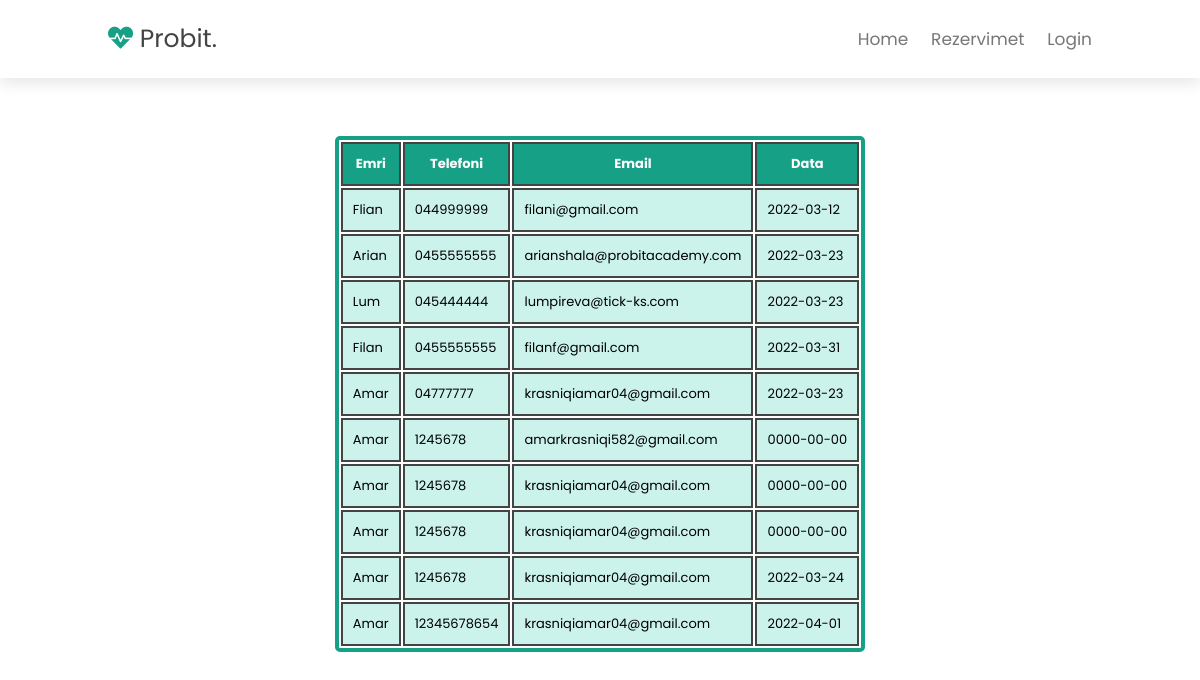
Page /rezervimet.php on the committed database.
### tables this page shows
CREATE TABLE `terminet` (
  `terminiid` int(11) NOT NULL,
  `emri` varchar(50) NOT NULL,
  `telefoni` varchar(20) DEFAULT NULL,
  `email` varchar(30) DEFAULT NULL,
  `dataterminit` date DEFAULT NULL
);

### inc/sqlFunctions.php (called while the page is built, shortened)
<?php
function connection()
{
    $dbcon = mysqli_connect('localhost', 'root', '', 'hospital');
    return $dbcon;
}
function merrRezervimet()
{
    $dbcon = connection();
    $sql = "SELECT * FROM terminet";
    $result = mysqli_query($dbcon, $sql);
    return $result;
}
?>

### rezervimet.php (the view, shortened to what this page needs)
<?php include_once 'inc/header.php' ;
?>
<br>
<section>
    <table id="table">
        <tr class="table-row">
            <th>Emri</th>
            <th>Telefoni</th>
            <th>Email</th>
            <th>Data</th>
        </tr>
        <?php
        $rezervimet = merrRezervimet();
        While ($rezervimi = mysqli_fetch_assoc($rezervimet)) :
        ?>
        <tr class="table-row">
            <td><?php echo $rezervimi['emri']?></td>
            <td><?php echo $rezervimi['telefoni']?></td>
            <td><?php echo $rezervimi['email']?></td>
            <td><?php echo $rezervimi['dataterminit']?></td>
            <?php endwhile; ?>
        </tr>
    </table>
</section>

### css/style.css (style rules this page uses)
:root { --green:#16a085; --black:#444; --light-color:#777; --box-shadow:.5rem .5rem 0 rgba(22, 160, 133, .2); --text-shadow:.4rem .4rem 0 rgba(0, 0, 0, .2); --border:.2rem solid var(--green); }
* { font-family: 'Poppins', sans-serif; margin:0; padding: 0; box-sizing: border-box; outline: none; border: none; transition: all .2s ease-out; text-decoration: none; }
html { font-size: 62.5%; overflow-x: hidden; scroll-padding-top: 7rem; scroll-behavior: smooth; }
section { padding:2rem 9%; }
#table { margin: 0 auto; margin-top: 100px; border: #16a085 4px solid; border-radius: 5px; }
.table-row th, .table-row td { border: 2px solid var(--black); margin: 0; padding: 10px; font-size: 13px; }
.table-row th { background-color: #16a085; color: #fff; }
.table-row td { background-color: #cbf3eb; }

### rows in the picture
terminet: emri "Flian", telefoni "044999999", email "filani@gmail.com", dataterminit "2022-03-12"
terminet: emri "Arian", telefoni "0455555555", email "arianshala@probitacademy.com", dataterminit "2022-03-23"
terminet: emri "Lum", telefoni "045444444", email "lumpireva@tick-ks.com", dataterminit "2022-03-23"
terminet: emri "Filan", telefoni "0455555555", email "filanf@gmail.com", dataterminit "2022-03-31"
terminet: emri "Amar", telefoni "04777777", email "krasniqiamar04@gmail.com", dataterminit "2022-03-23"
terminet: emri "Amar", telefoni "1245678", email "amarkrasniqi582@gmail.com", dataterminit "0000-00-00"
terminet: emri "Amar", telefoni "1245678", email "krasniqiamar04@gmail.com", dataterminit "0000-00-00"
terminet: emri "Amar", telefoni "1245678", email "krasniqiamar04@gmail.com", dataterminit "0000-00-00"
terminet: emri "Amar", telefoni "1245678", email "krasniqiamar04@gmail.com", dataterminit "2022-03-24"
terminet: emri "Amar", telefoni "12345678654", email "krasniqiamar04@gmail.com", dataterminit "2022-04-01"
